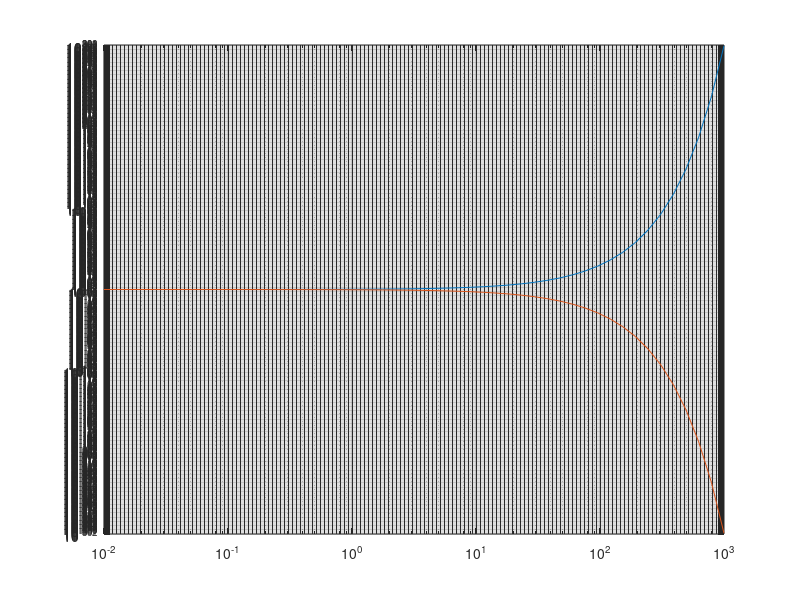

The MATLAB source for this figure:
x = logspace(-2,3);
% generate a row vector x of 50 logarithmically spaced points between decades 10^-2 and 10^3
y1 = 2.^x;
% create the first y- coordinates vector
y2 = 1./2.^x;
% create the second y- coordinates vector
loglog(x,y1,x,y2)
% plot two lines by passing comma-separated x-y pairs to loglog
grid on
% show the grid lines
